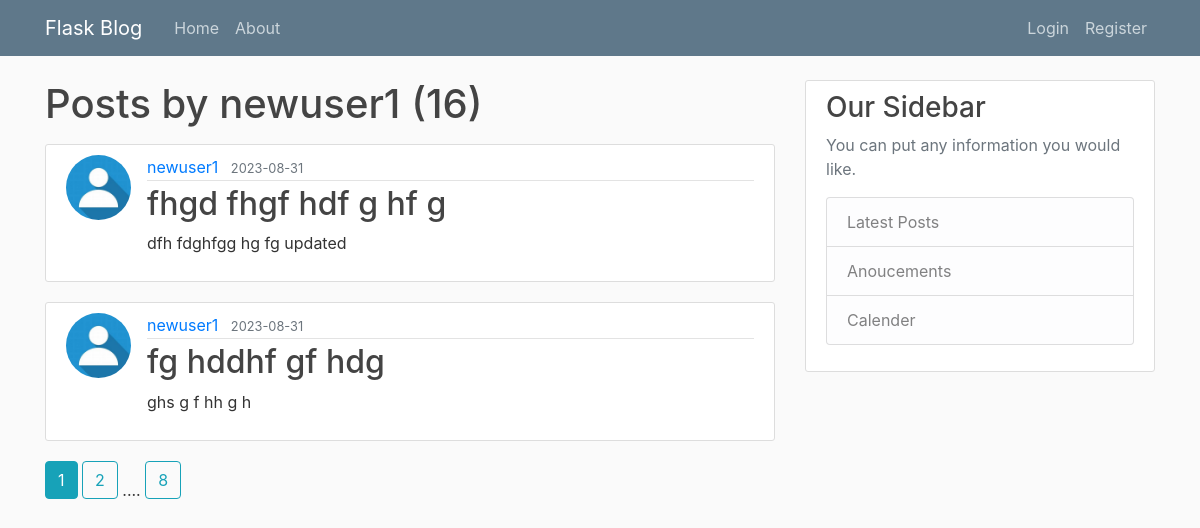
The page /user/newuser1 on the database its author committed.
### new_flask_project/models.py (models this page shows, shortened)
class User(db.Model, UserMixin):
    id = db.Column(db.Integer, primary_key=True)
    username = db.Column(db.String(20), unique=True, nullable=False)
    email = db.Column(db.String(120), unique=True, nullable=False)
    image_file = db.Column(db.String(20), nullable=False, default='default.jpg')
    password = db.Column(db.String(60), nullable=False)
    posts = db.relationship('Post', backref='author', lazy=True)

class Post(db.Model):
    id = db.Column(db.Integer, primary_key=True)
    title = db.Column(db.String(100), nullable=False)
    date_posted = db.Column(db.DateTime, nullable=False, default=datetime.utcnow)
    content = db.Column(db.Text, nullable=False)
    user_id = db.Column(db.Integer, db.ForeignKey('user.id'), nullable=False)

### new_flask_project/users/routes.py (the view)
@users.route("/user/<string:username>")
def user_posts(username):
    page = request.args.get('page', 1, type=int)
    user = User.query.filter_by(username=username).first_or_404()
    posts = Post.query.filter_by(author=user).order_by(Post.date_posted.desc()).paginate(per_page=2, page=page)
    return render_template('user_posts.html', posts=posts, user=user)

### new_flask_project/templates/user_posts.html
{% extends "base.html" %}
{% block content %}
    <h1 class="mb-3"> Posts by {{ user.username }} ({{ posts.total }})</h1>
    {% for post in posts.items %}
        <article class="media content-section">
            <img class="rounded-circle article-img" width="70rem" height="70rem" src="{{ url_for('static', filename='profile_pics/' + post.author.image_file) }}">
            <div class='media-body'>
                <div class="article-metadata">
                    <a class="mr-2" href="{{ url_for('users.user_posts', username=post.author.username) }}"> {{ post.author.username }}</a>
                    <small class="text-muted">{{ post.date_posted.strftime('%Y-%m-%d') }}</small>
                </div>
                <h2><a class="article-title" href="{{ url_for('posts.post', post_id=post.id) }}">{{ post.title }}</a></h2>
                <p class="article-content">{{ post.content }}</p>
            </div>
        </article>
    {% endfor %}
    {% for page_num in posts.iter_pages(left_edge=1, right_edge=1, left_current=1, right_current=1) %}
        {% if page_num %}
            {% if posts.page == page_num %}
                <a class="btn btn-info mb-4" href="{{ url_for('users.user_posts', username=user.username, page=page_num) }}">{{page_num}}</a>
            {% else %}
                <a class="btn btn-outline-info mb-4" href="{{ url_for('main.home', username=user.username, page=page_num) }}">{{page_num}}</a>
            {% endif %}
        {% else %}
            ....
        {% endif %}
    {% endfor %}
{% endblock content %}

### new_flask_project/static/main.css (style rules this page uses)
body { background: #fafafa; color: #333333; margin-top: 5rem; }
h1, h2, h3, h4, h5, h6 { color: #444444; }
.content-section { background: #ffffff; padding: 10px 20px; border: 1px solid #dddddd; border-radius: 3px; margin-bottom: 20px; }
.article-title { color: #444444; }
.article-content { white-space: pre-line; }
.article-img { height: 65px; width: 65px; margin-right: 16px; }
.article-metadata { padding-bottom: 1px; margin-bottom: 4px; border-bottom: 1px solid #e3e3e3 }

### rows shown on the page
User: username "newuser1"
Post: image_file (picture), author.username "newuser1", date_posted "2023-08-31", title "fhgd fhgf hdf g hf g", content "dfh fdghfgg hg fg updated"
Post: image_file (picture), author.username "newuser1", date_posted "2023-08-31", title "fg hddhf gf hdg", content "ghs g f hh g h"

### other values the page prints
{{ posts.total }} "16"
{{ page_num }} "1"
{{ page_num }} "2" "8"
